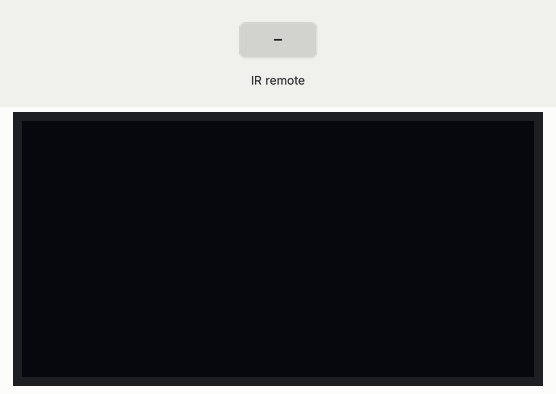
Recording of a sketch running on a simulated Arduino Uno, built with avr-gcc and run on an emulated ATmega328P. On the bench: 128×64 one-colour display. Inputs (shaded band) come from the test bench. The audio player accepts every command and is not drawn.

Above: at 1.7 s.
1.8 s: infrared code 0x807F48B7 received
At 2.3 s:
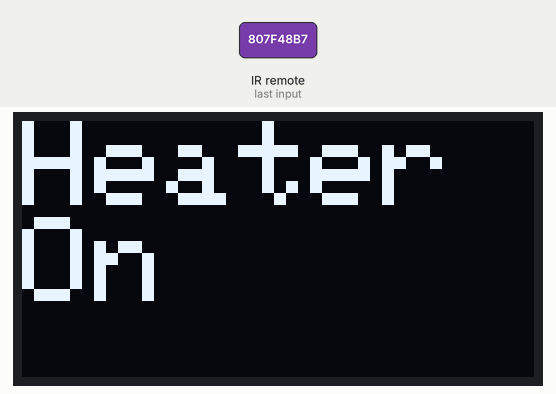
3.3 s: infrared code 0xFFFFFFFF received
At 4.5 s:
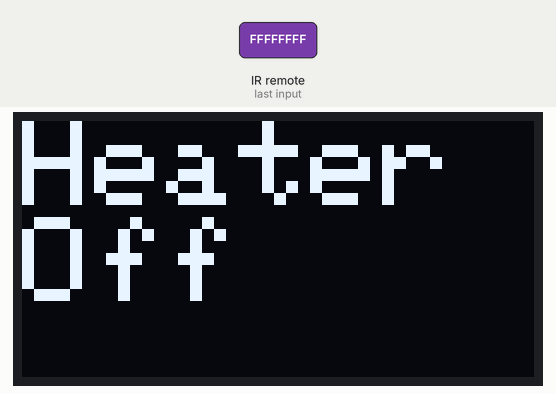
4.8 s: infrared code 0x807F28D7 received
At 5.8 s:
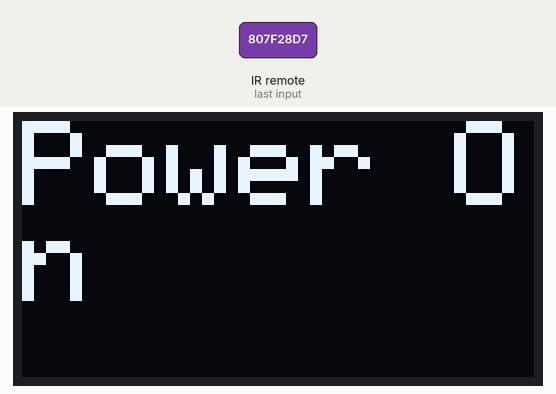
6.3 s: infrared code 0x807F58A7 received
At 6.9 s:
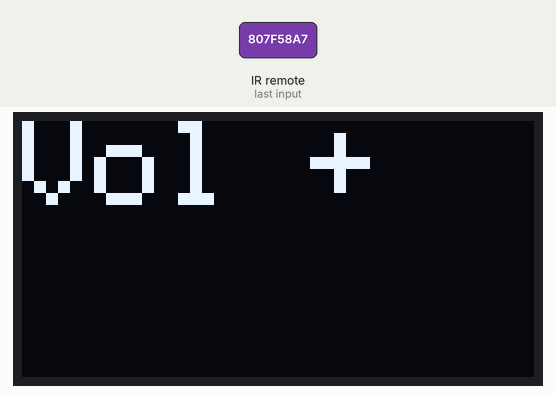
7.8 s: infrared code 0x807FA05F received
At 9.0 s:
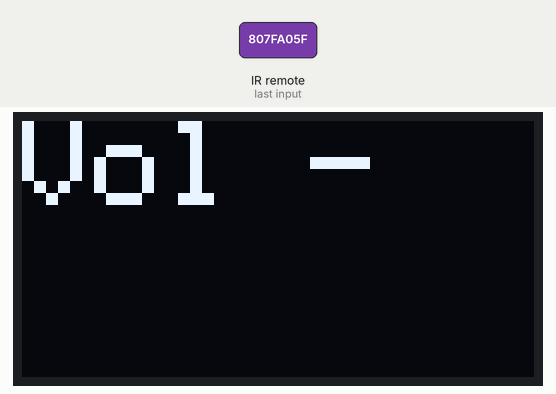
9.3 s: infrared code 0x807FB847 received
At 10.4 s:
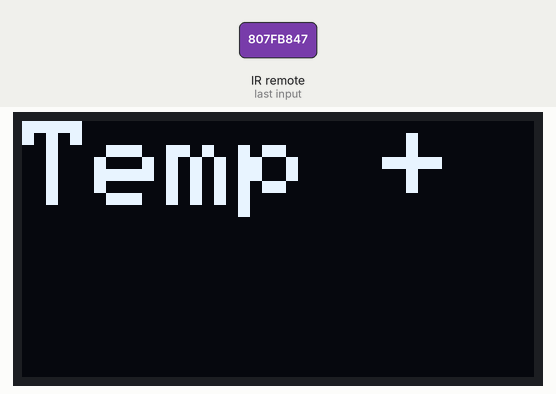
Timing chart, 0 to 11.8 s (numbered marks = the images above; inputs shaded):
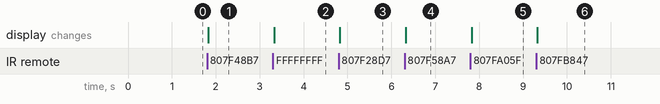

Measured:
- after the input at 1.8 s, the display: changes at once (image 1)
- after the input at 3.3 s, the display: changes at once (image 2)
- after the input at 4.8 s, the display: changes at once (image 3)
- after the input at 6.3 s, the display: changes at once (image 4)
- after the input at 7.8 s, the display: changes at once (image 5)
- after the input at 9.3 s, the display: changes at once (image 6)

The sketch:

Project.ino
```cpp
#include <SPI.h>
#include <SoftwareSerial.h>
#include <IRremote.h>
#include <DFRobotDFPlayerMini.h>

#define __TESTING
#define DISPLAY_CS 10
#define DISPLAY_DC 9
#define DISPLAY_RESET 7
#define IR_PIN 6
#define DFPLAYER_RX 4
#define DFPLAYER_TX 5

#ifdef __TESTING
  #include <Adafruit_SSD1306.h>
  Adafruit_SSD1306 display(128, 64, &SPI, DISPLAY_DC, DISPLAY_RESET, DISPLAY_CS);
#else
  #include <GU800_GFX.h>
  GU800 display(DISPLAY_CS, DISPLAY_DC, DISPLAY_RESET);
#endif
unsigned long display_time;

IRrecv irrecv(IR_PIN);
decode_results results;
unsigned long ir_key_value = 0;

SoftwareSerial SoftwareSerial1(DFPLAYER_RX, DFPLAYER_TX);
DFRobotDFPlayerMini DFPlayer;

bool flag_power = 0;
bool flag_play = 0;
bool flag_heater = 0;
bool flag_effect = 0;

void setup() {
  irrecv.enableIRIn();
  irrecv.blink13(true);

  display.begin();
  display.dim(15);                   // Set display brightness (0=minimum, 15=maximum)

  SoftwareSerial1.begin(9600);
  DFPlayer.begin(SoftwareSerial1);
  DFPlayer.volume(10);               //Set volume value. From 0 to 30
}

void loop() {
  if (irrecv.decode(&results)){

    if (results.value == 0XFFFFFFFF)
      results.value = ir_key_value;

    switch(results.value){
      case 0x807F48B7:
        if (flag_heater == 0){
          displaytext(F("Heater On"));
          flag_heater = 1;
        }
        else {
          displaytext(F("Heater Off"));
          flag_heater = 0;
        }
      break;
      case 0x807F28D7:
        if (flag_power == 0){
          displaytext(F("Power On"));
          flag_power = 1;
        }
        else {
          displaytext(F("Power Off"));
          flag_power = 0;
        }
      break;
      case 0x807F58A7:
        displaytext(F("Vol +"));
        DFPlayer.volumeUp();
      break;
      case 0x807FA05F:
        displaytext(F("Vol -"));
        DFPlayer.volumeDown();
      break;
      case 0x807FB847:
        displaytext(F("Temp +"));
      break;
      case 0x807F9867:
        displaytext(F("Temp -"));
      break;
      case 0x807F7887:
        if (flag_play == 0){
          displaytext(F("Crackle On"));
          DFPlayer.enableLoopAll();
          flag_play = 1;
        }
        else {
          displaytext(F("Crackle Off"));
          DFPlayer.disableLoopAll();
          flag_play = 0;
        }
      break;
      case 0x807FF807:
        if (flag_effect == 0){
          displaytext(F("Effect On"));
          flag_effect = 1;
        }
        else {
          displaytext(F("Effect Off"));
          flag_effect = 0;
        }
      break;
    }
    ir_key_value = results.value;
    irrecv.resume();
  }

  if (millis() - display_time > 10000){   // 10 seconds
    display_time = millis();
//    display.displayOff(1);             // Turn the display off with fade effect (image is preserved)
  }
}

void displaytext(const __FlashStringHelper* text) {
  display.clearDisplay();             // Clear the buffer
  display.setTextSize(3);             // Draw 3X-scale text
  display.setTextColor(WHITE);        // Draw white text
  display.setCursor(0, 0);            // Start at top-left corner
  display.println(text);
  display.display();                  // Show the display buffer on the screen.
  display_time = 0;
}
```
